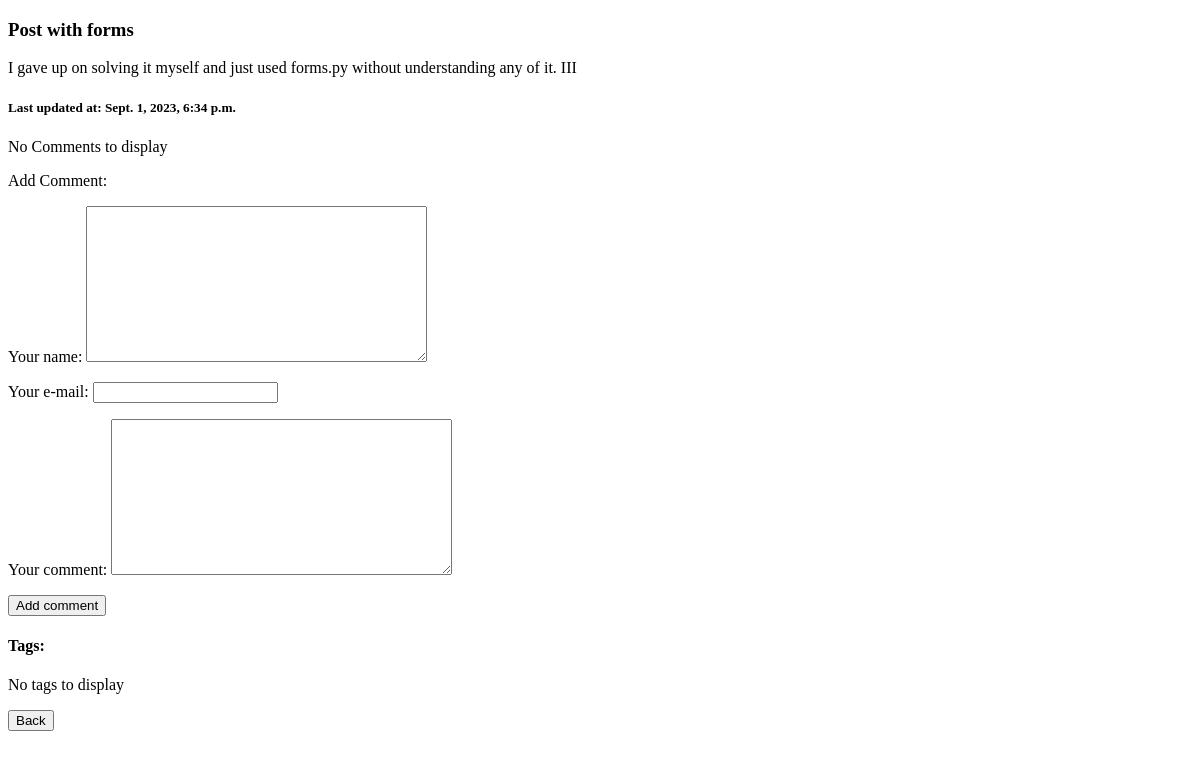
The app's page /blog/16/comments, older data.
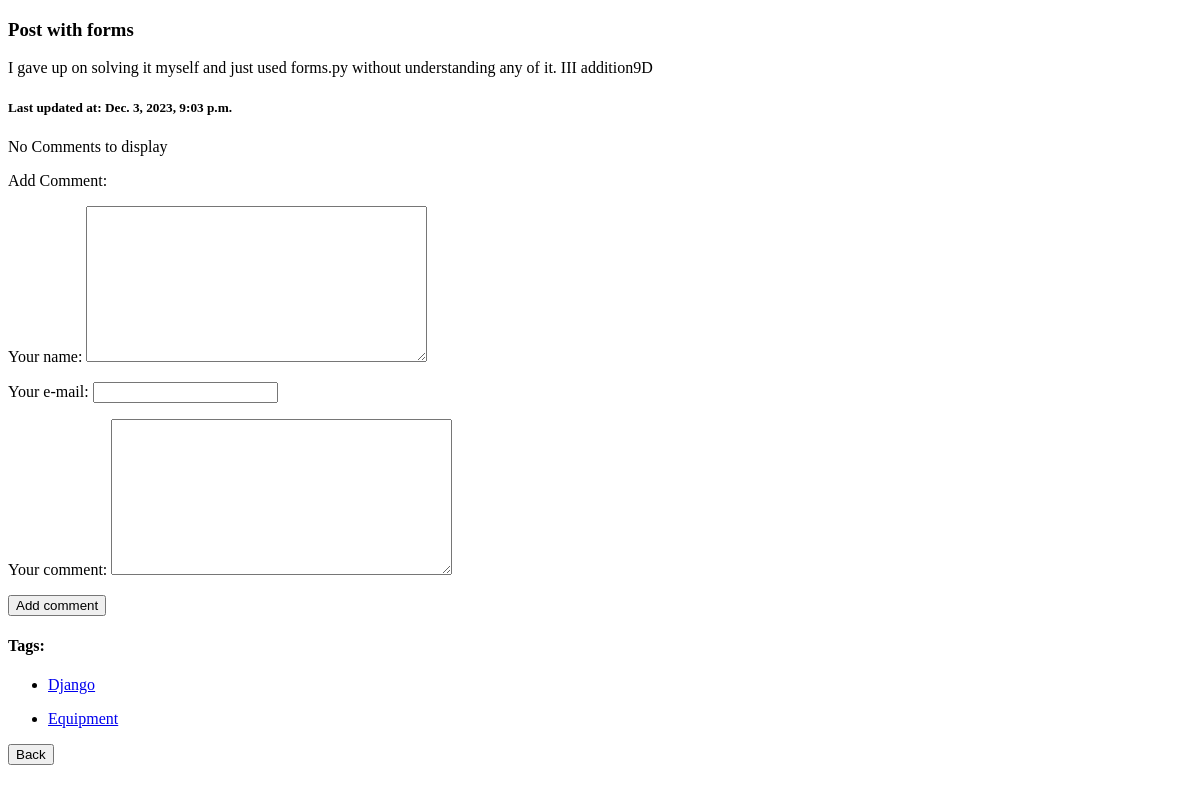
The same page, newer data.
### blog/models.py (models this page shows, shortened)
class Post(models.Model):
    post_id = models.AutoField(primary_key=True)
    post_title = models.CharField("Post title", max_length=120)
    post_content = models.TextField("Post content")
    post_tags = models.ManyToManyField(to=Tag, related_name="posts", default=None)
    post_draft = models.BooleanField(default=False)
    created_at = models.DateTimeField(auto_now_add=True)
    updated_at = models.DateTimeField(auto_now=True)

class Tag(models.Model):
    tag_id = models.AutoField(primary_key=True)
    tag_name = models.TextField(max_length=20, unique=True)

### blog/views.py (the view)
# urls.py: path("<int:pk>/comments", views.commentview, name= "comments"),
def commentview (request, pk):
    postone = Post.objects.get(post_id=pk)
    comments = Comment.objects.filter(post=postone).order_by("-comment_date")
    comment_count = Comment.objects.filter(post=postone).count()
    tags = postone.post_tags.all()
    if request.method=="POST":
        new_comment = CommentForm(request.POST)
        if new_comment.is_valid():
            new_comment.instance.is_active = True
            new_comment.instance.post = postone
            new_comment.save()
            return redirect("blog:comments", pk=postone.post_id)
        else:
            message = "All fields are required!"
            new_comment = CommentForm()
            return render(request, "blog/comments.html", {"postone" : postone, "comments" : comments, "message" : message, "new_comment" : new_comment, "comment_count" : comment_count, "tags" : tags})
    else:
        new_comment = CommentForm()
        return render(request, "blog/comments.html", {"postone" : postone, "comments" : comments, "new_comment" : new_comment, "comment_count" : comment_count, "tags" : tags})

### blog/forms.py
class CommentForm(forms.ModelForm):
    class Meta:
        model = Comment
        fields = ["author", "author_mail", "com_content"]

### blog/templates/blog/comments.html (shortened to what this page needs)
{% extends 'base.html' %}
{% block content2 %}
<p> Add Comment: </p>
<form method="POST" novalidate>
    {{new_comment.as_p}}
    <input type="submit" value="Add comment">
</form>
{% endblock %}
{% block content1 %}
{% if comments %}
<p> There are {{comment_count}} replies:</p>
<ul>
    {% for i in comments %}
    <li>
        {% if i.is_active == True %}
            <p> {{i.author}} Replied on {{i.comment_date}}:</p>
            <p> {{i.com_content | linebreaks}} </p>
            {% if user.is_authenticated %}
                <p> {{ i.author }}'s email: {{i.author_mail}}</p>
                <a href="/blog/{{i.comment_id}}/remove/">
                    <button> Remove comment</button></a>
            {% endif %}
        {% else %}
            <p> This comment has been removed. </p>
        {% endif %}
    </li>
    {% endfor %}
</ul>
{% else %}
<p>No Comments to display</p>
{% endif %}
{% endblock %}
{% block content0 %}
<p><h3> {{postone.post_title }}</h3></p>
<p> {{postone.post_content|linebreaks}} </p>
<p><h5>  Last updated at: {{postone.updated_at}}</h5></p>
{% endblock %}
{% block content3 %}
<p><h4> Tags: </h4></p>
{% if tags %}
    {% for tag in tags %}
    <ul>
    <li><a href="/blog/taglist/{{tag.tag_id}}/"> {{tag.tag_name}} </a></li>
    </ul>
    {% endfor %}
{% else %}
    <p>No tags to display</p>
{% endif %}
<p><a href="/blog/archive/">
    <button>Back</button>
</a></p>
{% endblock %}

Row changes from the older to the newer data that the page shows:
changed Post "Post with forms": post_content "I gave up on solving it myself and just used forms.py without understanding any of it. III" → "I gave up on solving it myself and just used forms.py without understanding any of it. III addition9D"; updated_at "Sept. 1, 2023, 6:34 p.m." → "Dec. 3, 2023, 9:03 p.m."
added Tag: tag_name "Django"
added Tag: tag_name "Equipment"
Text that changed along with them:
text no longer shown: "No tags to display"
